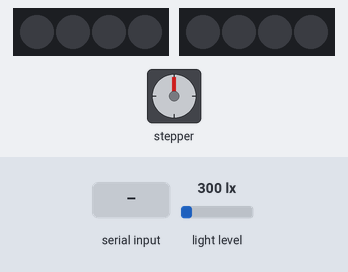
Simulated run of this sketch. Board: Arduino Uno, built with avr-gcc and run on an emulated ATmega328P. On the bench: stepper motor, 2 × 4 RGB LEDs in strip order, left to right. Wiring (inferred from the names in the program): stepper motor (2048 steps per turn assumed): coils pin 9, pin 10, pin 11, pin 12. Inputs (shaded band) come from the test bench; at power-on: light level 300 lx.

Above: at 1.2 s.
1.3 s: "new\n" received over Serial
At 1.77 s:
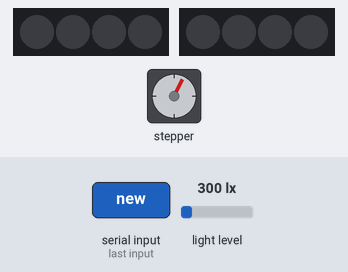
At 13.0 s:
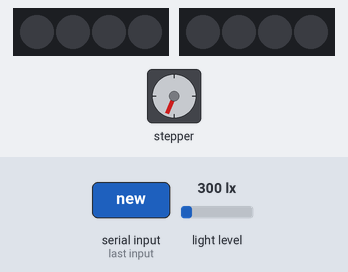
Timing chart, 0 to 14.5 s (numbered marks = the images above; inputs shaded):
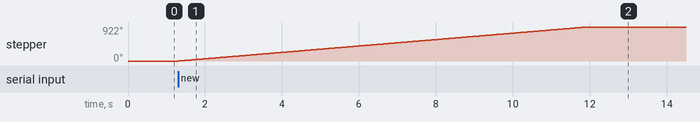

The sketch:

USBTest.ino
```cpp
#include <FastLED.h>
#include <Wire.h>
#include <Adafruit_Sensor.h>
#include "Adafruit_TSL2591.h"

#define STEPPER_FRONT_IN1 9
#define STEPPER_FRONT_IN2 10
#define STEPPER_FRONT_IN3 11
#define STEPPER_FRONT_IN4 12

#define BACK_LED_PIN 3
#define FRONT_LED_PIN 2
#define NUM_LEDS 4


int gateNum = 0;
long currLux = 0;
int PERF_THRESHOLD = 100;
int lenPack = 2000;
bool foundPerf = false;

CRGB backLED[NUM_LEDS];
CRGB frontLED[NUM_LEDS];

Adafruit_TSL2591 tsl = Adafruit_TSL2591(2591);


void setup() {
  configureSensor();

  pinMode(STEPPER_FRONT_IN1, OUTPUT);
  pinMode(STEPPER_FRONT_IN2, OUTPUT);
  pinMode(STEPPER_FRONT_IN3, OUTPUT);
  pinMode(STEPPER_FRONT_IN4, OUTPUT);

  FastLED.addLeds<APA104, BACK_LED_PIN, GRB>(backLED, NUM_LEDS);
  FastLED.addLeds<APA104, FRONT_LED_PIN, GRB>(frontLED, NUM_LEDS);
  turnOffBackLight();
  turnOffFrontLight();

  Serial.begin(9600);
}

void loop() {
  if (Serial.available() > 0) {
    String line = Serial.readStringUntil('\n');

    if (line == "new") {
      getFirstPack();
    }

    if (line == "on") {
      nextPack(lenPack);
      foundPerf = findPerf();

      if (foundPerf) {
        nextPack(600);
        turnOnBackLight();
        Serial.println("backlight on");
      }

      while (line != "took contour") {
        line = Serial.readStringUntil('\n');
      }

      turnOffBackLight();
      turnOnFrontLight();
      Serial.println("front light on");

      while (line != "took front photo") {
        line = Serial.readStringUntil('\n');
      }

      turnOffFrontLight();
    }
  }
}


void configureSensor(void) {
   tsl.setGain(TSL2591_GAIN_MED);      // 25x gain

   tsl.setTiming(TSL2591_INTEGRATIONTIME_100MS);  // shortest integration time (bright light)
}

void getFirstPack(void) {
  nextPack(3250); // moves first pill pack edge to the beginning of LED
  findPerf();
  nextPack(lenPack);
}

bool findPerf(void) {
  int numRotations = 0;

  while (currLux < PERF_THRESHOLD) {
    currLux = lightSensorRead();
    oneStep(true);
    numRotations++;
  }

  return true;
}

void nextPack(int stepLen) {
  for(int i = 0; i < stepLen;i++){
    oneStep(true);
  }
}

long lightSensorRead(void) {
  uint32_t lum = tsl.getFullLuminosity();
  uint16_t ir, full;
  ir = lum >> 16;
  full = lum & 0xFFFF;
  return tsl.calculateLux(full, ir);
}


void turnOnBackLight(void) {
  backLED[0] = CRGB (255, 255, 255);
  backLED[1] = CRGB (255, 255, 255);
  FastLED.show();
}

void turnOffBackLight(void) {
  backLED[0] = CRGB (0, 0, 0);
  backLED[1] = CRGB (0, 0, 0);
  FastLED.show();
}

void turnOnFrontLight(void) {
  frontLED[0] = CRGB (255, 255, 255);
  frontLED[1] = CRGB (255, 255, 255);
  FastLED.show();
}

void turnOffFrontLight(void) {
  frontLED[0] = CRGB (0, 0, 0);
  frontLED[1] = CRGB (0, 0, 0);
  FastLED.show();
}

void oneStep(bool dir){
  delay(2);
  if(dir){
    switch(gateNum){
        case 0:
          digitalWrite(STEPPER_FRONT_IN1, HIGH);
          digitalWrite(STEPPER_FRONT_IN2, LOW);
          digitalWrite(STEPPER_FRONT_IN3, LOW);
          digitalWrite(STEPPER_FRONT_IN4, LOW);

          break;
        case 1:
          digitalWrite(STEPPER_FRONT_IN1, LOW);
          digitalWrite(STEPPER_FRONT_IN2, HIGH);
          digitalWrite(STEPPER_FRONT_IN3, LOW);
          digitalWrite(STEPPER_FRONT_IN4, LOW);

          break;
        case 2:
          digitalWrite(STEPPER_FRONT_IN1, LOW);
          digitalWrite(STEPPER_FRONT_IN2, LOW);
          digitalWrite(STEPPER_FRONT_IN3, HIGH);
          digitalWrite(STEPPER_FRONT_IN4, LOW);

          break;
        case 3:
          digitalWrite(STEPPER_FRONT_IN1, LOW);
          digitalWrite(STEPPER_FRONT_IN2, LOW);
          digitalWrite(STEPPER_FRONT_IN3, LOW);
          digitalWrite(STEPPER_FRONT_IN4, HIGH);

          break;
      }
  } else {
      switch(gateNum){
        case 0:
          digitalWrite(STEPPER_FRONT_IN1, LOW);
          digitalWrite(STEPPER_FRONT_IN2, LOW);
          digitalWrite(STEPPER_FRONT_IN3, LOW);
          digitalWrite(STEPPER_FRONT_IN4, HIGH);

          break;
        case 1:
          digitalWrite(STEPPER_FRONT_IN1, LOW);
          digitalWrite(STEPPER_FRONT_IN2, LOW);
          digitalWrite(STEPPER_FRONT_IN3, HIGH);
          digitalWrite(STEPPER_FRONT_IN4, LOW);

          break;
        case 2:
          digitalWrite(STEPPER_FRONT_IN1, LOW);
          digitalWrite(STEPPER_FRONT_IN2, HIGH);
          digitalWrite(STEPPER_FRONT_IN3, LOW);
          digitalWrite(STEPPER_FRONT_IN4, LOW);

          break;
        case 3:
          digitalWrite(STEPPER_FRONT_IN1, HIGH);
          digitalWrite(STEPPER_FRONT_IN2, LOW);
          digitalWrite(STEPPER_FRONT_IN3, LOW);
          digitalWrite(STEPPER_FRONT_IN4, LOW);

          break;
      }
  }
  gateNum++;
  if(gateNum > 3) {
    gateNum = 0;
  }
}
```

Measured:
- after the input at 1.3 s, stepper: turns 922° clockwise in 10.6 s, starting at once
